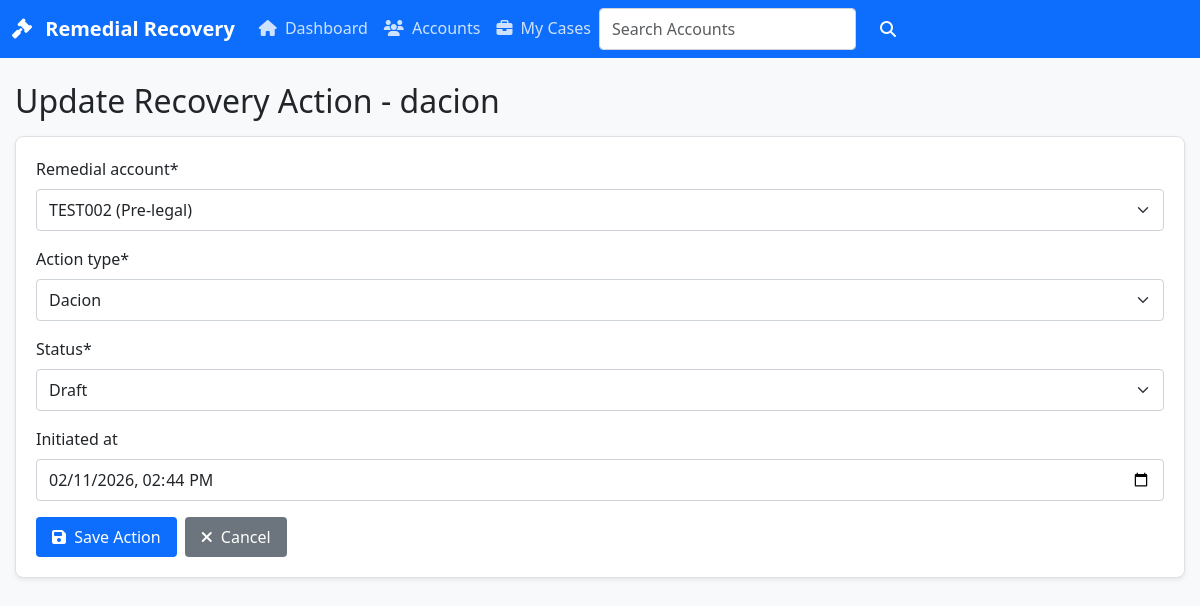
Page /remedial/recovery-actions/1/edit/ on the committed database.
### apps/remedial/models.py (models this page shows, shortened)
class RecoveryAction(TimeStampedModel, TenantAwareModel):
    remedial_account = models.ForeignKey(
        RemedialAccount,
        on_delete=models.CASCADE,
        related_name="recovery_actions",
    )
    action_type = models.CharField(max_length=15, choices=RecoveryActionType.choices)
    status = models.CharField(max_length=20, choices=RecoveryActionStatus.choices, default=RecoveryActionStatus.DRAFT)
    initiated_by = models.ForeignKey(
        settings.AUTH_USER_MODEL,
        on_delete=models.PROTECT,
        related_name="initiated_recovery_actions",
        null=True,
        blank=True,
    )
    initiated_at = models.DateTimeField(null=True, blank=True)

### apps/remedial/views.py (the view)
# urls.py: path("recovery-actions/<int:pk>/edit/", views.RecoveryActionUpdateView.as_view(), name="recoveryaction-update"),
class RecoveryActionUpdateView(UpdateView):
    model = models.RecoveryAction
    form_class = forms.RecoveryActionForm
    template_name = 'remedial/recoveryaction_form.html'
    success_url = reverse_lazy('remedial:recoveryaction-list')
    def get_queryset(self):
        return models.RecoveryAction.objects.filter(tenant=self.request.tenant)
    def get_context_data(self, **kwargs):
        context = super().get_context_data(**kwargs)
        context['title'] = f'Update Recovery Action - {self.object.action_type}'
        context['active_page'] = 'recovery-actions'
        return context

### apps/remedial/forms.py
class RecoveryActionForm(forms.ModelForm):
    class Meta:
        model = models.RecoveryAction
        fields = [
            "remedial_account", "action_type", "status", "initiated_at"
        ]
        widgets = {
            "initiated_at": forms.DateTimeInput(attrs={"type": "datetime-local"}),
        }
    def __init__(self, *args, **kwargs):
        super().__init__(*args, **kwargs)
        self.helper = FormHelper()
        self.helper.form_tag = True
        self.helper.form_method = "post"
        self.helper.layout = Layout(
            Div(
                Field("remedial_account"),
                Field("action_type"),
                Field("status"),
                Field("initiated_at"),
                Submit("submit", "Save Recovery Action"),
            )
        )

### apps/remedial/models.py (called while the page is built)
    def __str__(self):
        return f"{self.loan_account_no} ({self.get_stage_display()})"

### templates/remedial/recoveryaction_form.html (shortened to what this page needs)
{% extends "base.html" %}
{% load crispy_forms_tags %}
{% block content %}
{% include "components/page_header.html" with title=title %}
<div class="card shadow-sm">
  <div class="card-body">
    <form method="post">
      {{ form|crispy }}
      <div class="d-flex gap-2">
        <button type="submit" class="btn btn-primary">
          <i class="fas fa-save me-1"></i> Save Action
        </button>
        <a href="{% url 'remedial:recoveryaction-list' %}" class="btn btn-secondary">
          <i class="fas fa-times me-1"></i> Cancel
        </a>
      </div>
    </form>
  </div>
</div>
{% endblock %}

### templates/base.html (style rules this page uses)
.btn { padding: 8px 16px; border-radius: 4px; border: none; cursor: pointer; font-weight: 500; }
.btn-primary { background-color: #0d6efd; color: white; }
.card { border: 1px solid #dee2e6; border-radius: 8px; margin-bottom: 20px; }
.card-body { padding: 20px; }
.form-control { width: 100%; padding: 8px 12px; border: 1px solid #ced4da; border-radius: 4px; }
.form-select { width: 100%; padding: 8px 12px; border: 1px solid #ced4da; border-radius: 4px; }

### rows in the picture
RecoveryAction: remedial_account "TEST002 (Pre-legal)", action_type "Dacion", status "Draft", initiated_at "02/11/2026 14:44"

### other values in the picture
{{ title }} "Update Recovery Action - dacion"
